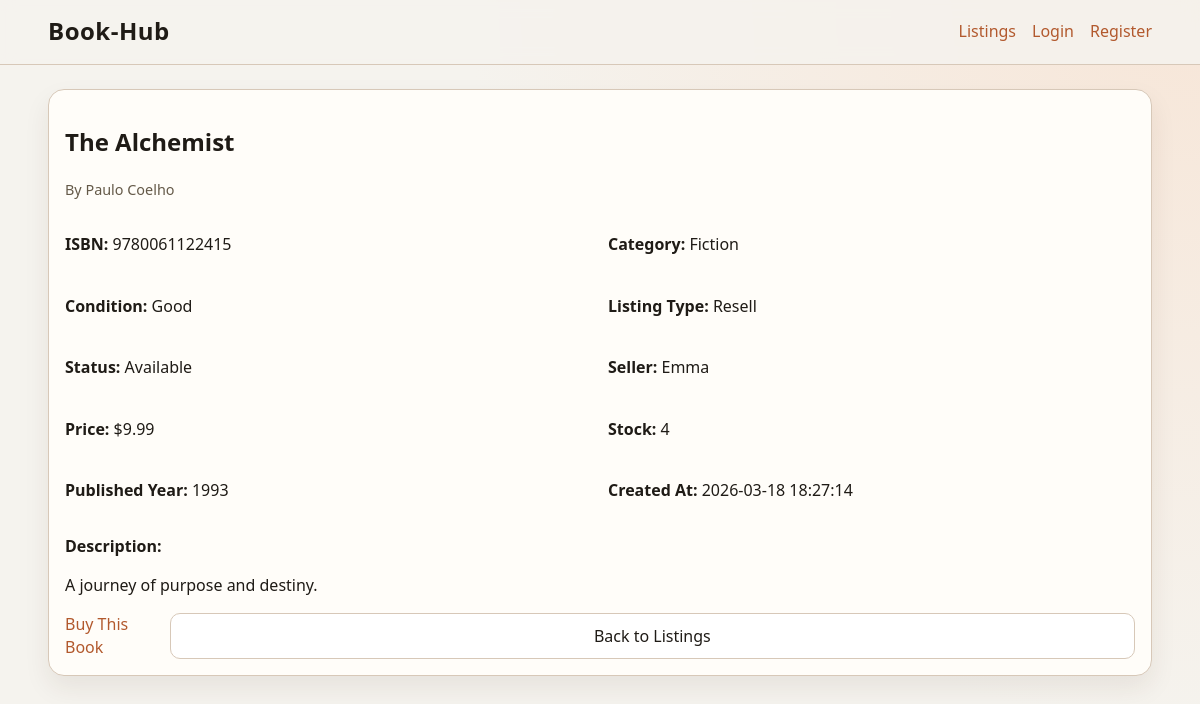
The page /view.php?id=5 on the database its author committed.
### tables this page shows
CREATE TABLE IF NOT EXISTS books (
    id INT UNSIGNED AUTO_INCREMENT PRIMARY KEY,
    seller_id INT UNSIGNED NULL,
    title VARCHAR(180) NOT NULL,
    author VARCHAR(120) NOT NULL,
    isbn VARCHAR(20) NOT NULL,
    category VARCHAR(80) NOT NULL,
    book_condition ENUM('New','Like New','Good','Fair') NOT NULL DEFAULT 'Good',
    description TEXT NULL,
    seller_name VARCHAR(120) NOT NULL,
    price DECIMAL(10,2) NOT NULL,
    listing_type ENUM('Buy','Resell') NOT NULL DEFAULT 'Resell',
    status ENUM('Available','Sold') NOT NULL DEFAULT 'Available',
    image_path VARCHAR(255) NULL,
    published_year SMALLINT UNSIGNED NULL,
    stock INT UNSIGNED NOT NULL DEFAULT 1,
    created_at TIMESTAMP NOT NULL DEFAULT CURRENT_TIMESTAMP,
    updated_at TIMESTAMP NOT NULL DEFAULT CURRENT_TIMESTAMP ON UPDATE CURRENT_TIMESTAMP,
    CONSTRAINT uq_books_isbn UNIQUE (isbn),
    CONSTRAINT chk_books_price CHECK (price >= 0),
    CONSTRAINT chk_books_stock CHECK (stock >= 0),
    CONSTRAINT fk_books_seller_id FOREIGN KEY (seller_id) REFERENCES users(id) ON DELETE SET NULL
);

### functions.php (called while the page is built, shortened)
<?php
function sanitize(string $value): string
{
    return htmlspecialchars(trim($value), ENT_QUOTES, 'UTF-8');
}

### view.php (the view, shortened to what this page needs)
<?php
require_once __DIR__ . '/config/database.php';
require_once __DIR__ . '/includes/functions.php';
$id = (int) ($_GET['id'] ?? 0);
$stmt = $pdo->prepare('SELECT * FROM books WHERE id = :id');
$stmt->execute([':id' => $id]);
$book = $stmt->fetch();
require_once __DIR__ . '/includes/header.php';
?>
<section class="card detail-card">
    <h2><?= sanitize((string) $book['title']) ?></h2>
    <p class="meta">By <?= sanitize((string) $book['author']) ?></p>
    <div class="detail-grid">
        <p><strong>ISBN:</strong> <?= sanitize((string) $book['isbn']) ?></p>
        <p><strong>Category:</strong> <?= sanitize((string) $book['category']) ?></p>
        <p><strong>Condition:</strong> <?= sanitize((string) $book['book_condition']) ?></p>
        <p><strong>Listing Type:</strong> <?= sanitize((string) $book['listing_type']) ?></p>
        <p><strong>Status:</strong> <?= sanitize((string) $book['status']) ?></p>
        <p><strong>Seller:</strong> <?= sanitize((string) $book['seller_name']) ?></p>
        <p><strong>Price:</strong> $<?= number_format((float) $book['price'], 2) ?></p>
        <p><strong>Stock:</strong> <?= (int) $book['stock'] ?></p>
        <p><strong>Published Year:</strong> <?= $book['published_year'] ? (int) $book['published_year'] : 'N/A' ?></p>
        <p><strong>Created At:</strong> <?= sanitize((string) $book['created_at']) ?></p>
    </div>
    <p><strong>Description:</strong></p>
    <p><?= nl2br(sanitize((string) ($book['description'] ?? 'No description provided.'))) ?></p>
    <div class="actions">
        <?php if ($book['status'] === 'Available' && (int) $book['stock'] > 0): ?>
            <a href="buy.php?id=<?= $id ?>">Buy This Book</a>
        <?php endif; ?>
        <a class="btn-secondary" href="index.php">Back to Listings</a>
    </div>
</section>
<?php require_once __DIR__ . '/includes/footer.php'; ?>

### styles.css (style rules this page uses)
:root { --bg: #f5f3ee; --surface: #fffdf9; --ink: #1f1b16; --muted: #645948; --accent: #b2592d; --accent-soft: #f0d8c8; --danger: #9b2c2c; --ok: #2f855a; --border: #d7c8b8; --shadow: 0 12px 26px rgba(63, 37, 21, 0.08); }
* { box-sizing: border-box; }
body { margin: 0; font-family: "Trebuchet MS", "Segoe UI", sans-serif; color: var(--ink); background: radial-gradient(circle at top right, #f7e6d8 0%, var(--bg) 52%); line-height: 1.45; }
a { color: var(--accent); text-decoration: none; }
.card { background: var(--surface); border: 1px solid var(--border); border-radius: 16px; box-shadow: var(--shadow); padding: 1rem; }
.filter-card, .form-card, .detail-card { margin-bottom: 1.2rem; }
input, select, textarea, button, .btn-secondary { width: 100%; border: 1px solid var(--border); border-radius: 10px; padding: 0.62rem 0.72rem; background: #fff; color: var(--ink); font: inherit; }
button, .actions a { cursor: pointer; transition: transform 0.15s ease, box-shadow 0.15s ease; }
.btn-secondary { display: inline-flex; align-items: center; justify-content: center; background: #fff; }
.actions { display: flex; gap: 0.6rem; }
.meta { margin: 0; color: var(--muted); font-size: 0.9rem; }
.detail-grid { display: grid; grid-template-columns: repeat(2, minmax(0, 1fr)); gap: 0.4rem 1rem; margin: 1rem 0; }

### rows shown on the page
books: title "The Alchemist", author "Paulo Coelho", isbn "9780061122415", category "Fiction", book_condition "Good", listing_type "Resell", status "Available", seller_name "Emma", price "9.99", stock "4", published_year "1993", created_at "2026-03-18 18:27:14", description "A journey of purpose and destiny."
